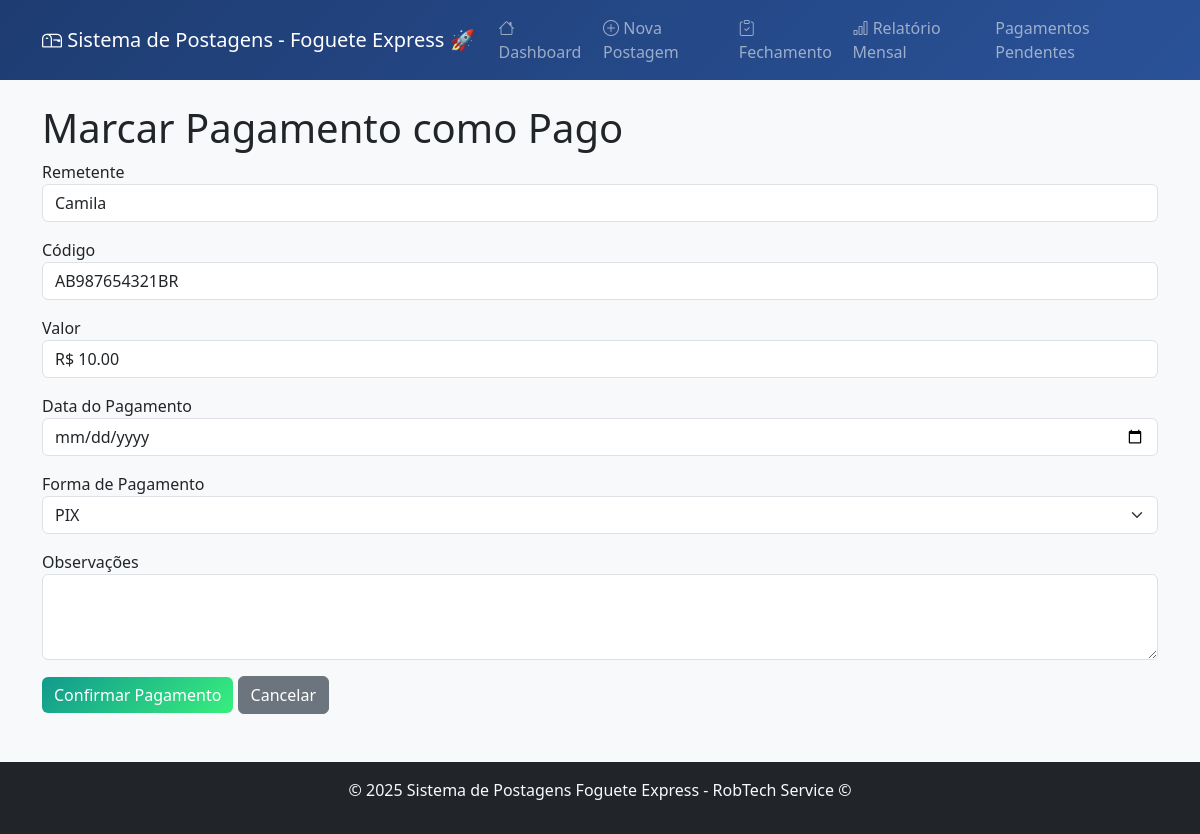
Screenshot of /marcar_pago/3 with the database file from the repository.
### tables this page shows
CREATE TABLE postagens (
                id INTEGER PRIMARY KEY AUTOINCREMENT,
                data_postagem DATE NOT NULL,
                posto INTEGER NOT NULL,
                nome_remetente TEXT NOT NULL,
                codigo_rastreio TEXT UNIQUE NOT NULL,
                valor REAL NOT NULL,
                tipo_postagem TEXT NOT NULL CHECK (tipo_postagem IN ('PAC', 'SEDEX')),
                tipo_pagamento TEXT,
                status TEXT DEFAULT 'POSTADO',
                pagamento_pago INTEGER DEFAULT 0,
                data_pagamento DATE,
                observacoes TEXT,
                data_criacao DATETIME DEFAULT CURRENT_TIMESTAMP
            );

### app.py (the view)
@app.route('/marcar_pago/<int:id>', methods=['GET', 'POST'])
def marcar_pago(id):
    if request.method == 'POST':
        data_pagamento = request.form['data_pagamento']
        tipo_pagamento = request.form['tipo_pagamento']
        observacoes = request.form.get('observacoes', '').strip()
        conn = sistema.conectar()
        cursor = conn.cursor()
        cursor.execute("""
            UPDATE postagens
            SET pagamento_pago = 1,
                data_pagamento = ?,
                tipo_pagamento = ?,
                observacoes = ?
            WHERE id = ?
        """, (data_pagamento, tipo_pagamento, observacoes, id))
        conn.commit()
        conn.close()
        flash('Pagamento marcado com sucesso!', 'success')
        return redirect(url_for('listar_pendentes'))
    else:
        conn = sistema.conectar()
        cursor = conn.cursor()
        cursor.execute("SELECT * FROM postagens WHERE id = ?", (id,))
        postagem = cursor.fetchone()
        conn.close()
        return render_template('marcar_pago.html', postagem=postagem, NOME_POSTO=NOME_POSTO)

### app.py (called while the page is built)
    def conectar(self):
        return sqlite3.connect(self.db_name)

### templates/marcar_pago.html (shortened to what this page needs)
{% extends "base.html" %}
{% block content %}
<h1>Marcar Pagamento como Pago</h1>
<form method="POST">
  <div class="mb-3">
    <label>Remetente</label>
    <input class="form-control" value="{{ postagem[3] }}" readonly>
  </div>
  <div class="mb-3">
    <label>Código</label>
    <input class="form-control" value="{{ postagem[4] }}" readonly>
  </div>
  <div class="mb-3">
    <label>Valor</label>
    <input class="form-control" value="R$ {{ '%.2f'|format(postagem[5]) }}" readonly>
  </div>
  <div class="mb-3">
    <label>Data do Pagamento</label>
    <input type="date" name="data_pagamento" class="form-control" value="{{ postagem[10] or '' }}" required>
  </div>
  <div class="mb-3">
    <label>Forma de Pagamento</label>
    <select name="tipo_pagamento" class="form-select" required>
      <option value="PIX" {% if postagem[7] == 'PIX' %}selected{% endif %}>PIX</option>
    </select>
  </div>
  <div class="mb-3">
    <label>Observações</label>
    <textarea name="observacoes" class="form-control" rows="3">{{ postagem[11] or '' }}</textarea>
  </div>
  <button type="submit" class="btn btn-success">Confirmar Pagamento</button>
  <a href="{{ url_for('listar_pendentes') }}" class="btn btn-secondary">Cancelar</a>
</form>
{% endblock %}

### templates/base.html (style rules this page uses)
body { background-color: #f8f9fa; }
.btn-success { background: linear-gradient(135deg, #11998e, #38ef7d); border: none; }

### rows the page displays
postagens: nome_remetente "Camila", codigo_rastreio "AB987654321BR", valor "R$ 10.00"
